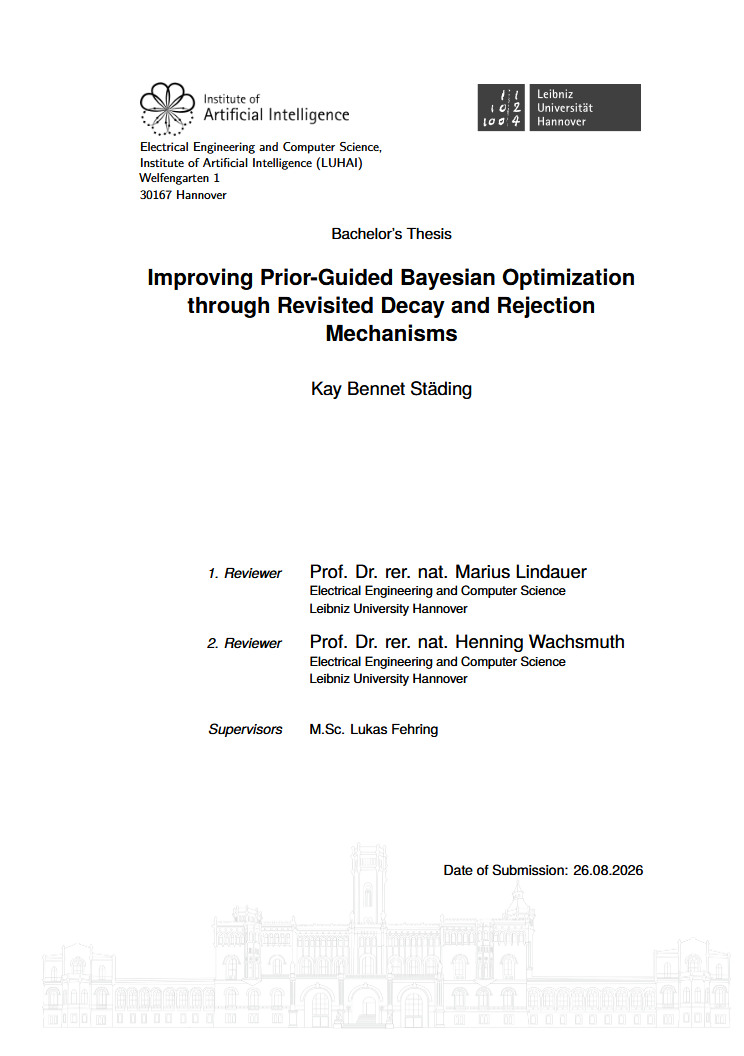
#> input picture src/assets/bachelorsthesis.png, 744 x 1056 px; its folder holds only this picture in this run
$ python blur.py src/assets
#> lines starting #> are read from the running program, lines starting #| are printed output that depends on the picture
import argparse
import shutil
from pathlib import Path

from PIL import Image, ImageFilter, ImageOps

IMAGE_EXTS = {".jpg", ".jpeg", ".png", ".webp", ".bmp", ".gif", ".tiff"}


def blur_image(src: Path, dst: Path, radius: float) -> None:
#> called with radius = 0.03
    with Image.open(src) as img:
#> img is the input picture: PIL image 744x1056 RGBA; mean R, G, B, A 246.8, 246.8, 246.8, 255
        img = ImageOps.exif_transpose(img)  # respect phone rotation
        # Blur strength relative to image size, so small and large images look alike.
        img.thumbnail((48, 48))  # tiny is enough, the browser upscales smoothly
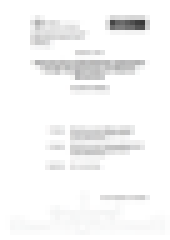
#> img: PIL image 34x48 RGBA (shown 5 times larger); mean R, G, B, A 246.5, 246.5, 246.5, 255
        blurred = img.filter(ImageFilter.GaussianBlur(1))
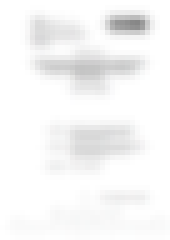
#> blurred: PIL image 34x48 RGBA (shown 5 times larger); mean R, G, B, A 246.3, 246.3, 246.3, 255
        if dst.suffix.lower() in (".jpg", ".jpeg") and blurred.mode == "RGBA":
            blurred = blurred.convert("RGB")
        blurred.save(dst, quality=85)


def main() -> None:
    parser = argparse.ArgumentParser(
        description="Mirror a directory into a sibling <name>_blurred directory with blurred images."
    )
    parser.add_argument("src", type=Path, help="directory to read")
    parser.add_argument(
        "--radius",
        type=float,
        default=0.03,
        help="blur radius as a fraction of the longer side (default 0.03)",
    )
    args = parser.parse_args()

    src: Path = args.src.resolve()
    if not src.is_dir():
        parser.error(f"{src} is not a directory")
    dst = src.with_name(f"{src.name}_blurred")

    blurred = copied = 0
    for file in sorted(src.rglob("*")):
        if not file.is_file():
            continue
        target = dst / file.relative_to(src)
        target.parent.mkdir(parents=True, exist_ok=True)

        if file.suffix.lower() in IMAGE_EXTS:
            try:
                blur_image(file, target, args.radius)
                blurred += 1
                continue
            except OSError as e:
                print(f"! could not blur {file.name} ({e}), copying instead")
        shutil.copy2(file, target)
        copied += 1

    print(f"✓ {blurred} blurred, {copied} copied → {dst}")


if __name__ == "__main__":
    main()
